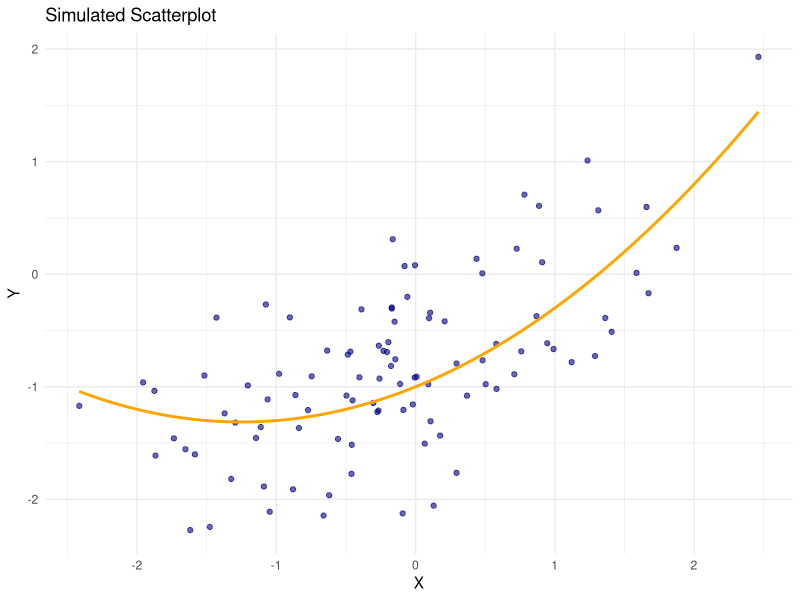
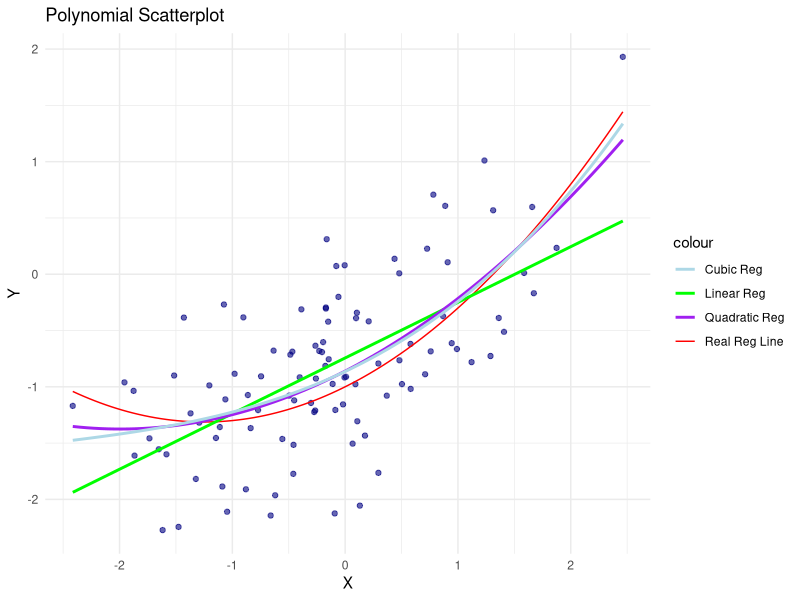
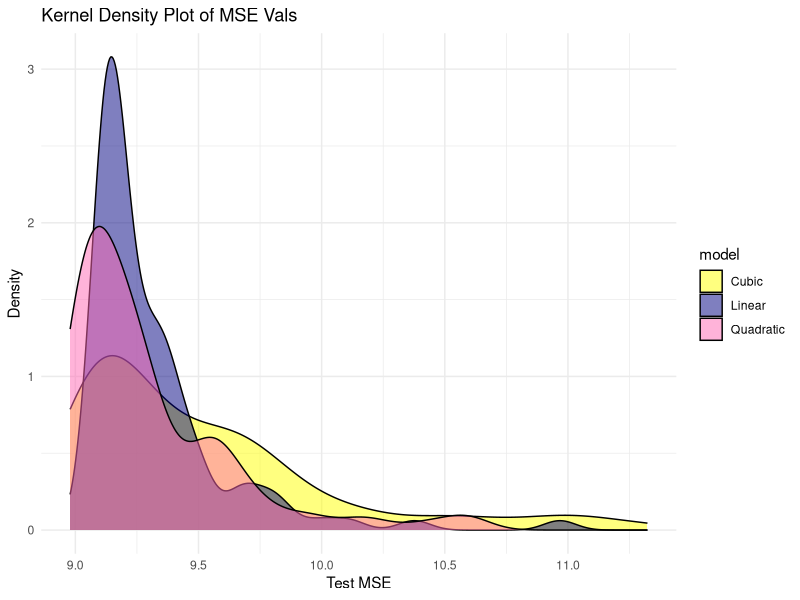
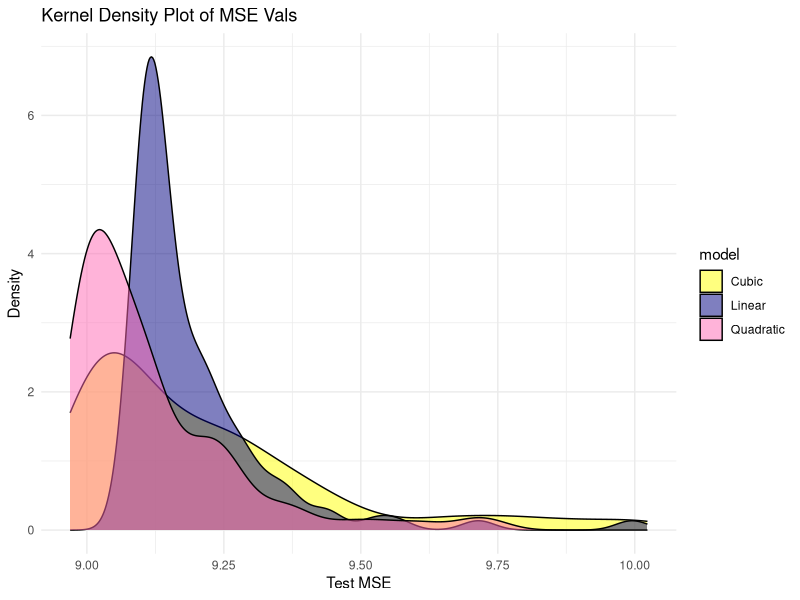

Generate these figures, in order, with R:
## ---- chunk 1
#| include: false
# Set global configurations and settings here
knitr::opts_chunk$set()                 # set global chunk options
ggplot2::theme_set(ggplot2::theme_bw()) # set ggplot2 theme
## ---- chunk 2
#| message: false
#| warning: false
library(tidyverse) # functions for data manipulation
## ---- chunk 3
n_samps <- 100 
st_dev <- 0.5     

gen_data <- tibble(
  x = rnorm(n_samps, mean = 0, sd = 1),           
  err = rnorm(n_samps, mean = 0, sd = st_dev), 
  y = -1 + 0.5 * x + 0.2 * x^2 + err
) %>%
  select(-err)

print(gen_data)
## ---- chunk 4
set.seed(611)

n_samps2 <- 100
st_dev2 <- 3

gen_data2 <- tibble(
  x = rnorm(n_samps, mean = 0, sd = 1),           
  err = rnorm(n_samps, mean = 0, sd = st_dev), 
  y = -1 + 0.5 * x + 0.2 * x^2 + err
) %>%
  select(-err)

ggplot(gen_data2, aes(x = x, y = y)) +
  geom_point(alpha = 0.6, color = "navy") + 
  stat_function(fun = function(x) -1 + 0.5 * x + 0.2 * x^2, 
                color = "orange", size = 1) +
  labs(title = "Simulated Scatterplot",
       x = "X", y = "Y") +
  theme_minimal()
## ---- chunk 5
lin_m <- lm(y ~ x, data = gen_data)
quad_m <- lm(y ~ poly(x, 2, raw = TRUE), data = gen_data)
cube_m <- lm(y ~ poly(x, 3, raw = TRUE), data = gen_data)

ggplot(gen_data2, aes(x = x, y = y)) +
  geom_point(alpha = 0.6, color = "navy") + 
  stat_function(fun = function(x) -1 + 0.5 * x + 0.2 * x^2, 
                aes(color = "Real Reg Line")) + 
  stat_smooth(method = "lm", formula = y ~ x, aes(color = "Linear Reg"), se = FALSE) +
  stat_smooth(method = "lm", formula = y ~ poly(x, 2, raw = TRUE), aes(color = "Quadratic Reg"), se = FALSE) +
  stat_smooth(method = "lm", formula = y ~ poly(x, 3, raw = TRUE), aes(color = "Cubic Reg"), se = FALSE) +
  labs(title = "Polynomial Scatterplot",
       x = "X", y = "Y") +
  theme_minimal() + scale_color_manual(values = c("Real Reg Line" = "red", 
                                "Linear Reg" = "green", 
                                "Quadratic Reg" = "purple", 
                                "Cubic Reg" = "lightblue"))
## ---- chunk 6
set.seed(612)

n_test <- 10000
st_dev <- 3

testing <- tibble(
  x = rnorm(n_test, mean = 0, sd = 1),
  err = rnorm(n_test, mean = 0, sd = st_dev),
  y = -1 + 0.5 * x + 0.2 * x^2 + err) %>%
  select(-err)

testing <- testing %>%
  mutate(pred_linear = predict(lin_m, newdata = testing),
    pred_quad = predict(quad_m, newdata = testing),
    pred_cubic = predict(cube_m, newdata = testing))

linear_mse <- mean((testing$y - testing$pred_linear)^2)
quad_mse <- mean((testing$y - testing$pred_quad)^2)
cubic_mse <- mean((testing$y - testing$pred_cubic)^2)

cat("Linear Model MSE:", linear_mse, "\n")
cat("Quadratic Model MSE:", quad_mse, "\n")
cat("Cubic Model MSE:", cubic_mse, "\n")
## ---- chunk 7
testing2 <- testing %>%
  mutate(Y_real = -1 + 0.5 * x + 0.2 * x^2)

mse_actual <- mean((testing2$y - testing2$Y_real)^2)
cat("Best achievable MSE", mse_actual, "\n")

## ---- chunk 8
set.seed(613)

n_samps <- 100      
st_dev <- 3          
n_training <- 100

linear_mse <- numeric(n_training)
quad_mse <- numeric(n_training)
cubic_mse <- numeric(n_training)

# run 100 times
for (i in 1:n_training) {
  training <- tibble(
    x = rnorm(n_samps, mean = 0, sd = 1),
    err = rnorm(n_samps, mean = 0, sd = st_dev),
    y = -1 + 0.5 * x + 0.2 * x^2 + err) %>%
    select(-err)
  
  lin_m <- lm(y ~ x, data = training)
  quad_m <- lm(y ~ poly(x, 2), data = training)
  cube_m <- lm(y ~ poly(x, 3), data = training)

# all MSE's
  linear_mse[i] <- mean((testing$y - predict(lin_m, newdata = testing))^2)
  quad_mse[i] <- mean((testing$y - predict(quad_m, newdata = testing))^2)
  cubic_mse[i] <- mean((testing$y - predict(cube_m, newdata = testing))^2)
}

cat("Avg MSE - Linear Model:", mean(linear_mse), "\n")
cat("Avg MSE - Quad Model:", mean(quad_mse), "\n")
cat("Avg MSE - Cubic Model:", mean(cubic_mse), "\n")

mse_results <- tibble(
  model = c(rep("Linear", n_training), rep("Quadratic", n_training), rep("Cubic", n_training)),
  test_MSE = c(linear_mse, quad_mse, cubic_mse))

mse_summary <- mse_results %>%
  group_by(model) %>%
  summarize(
    Mean_MSE = mean(test_MSE),
    SD_MSE = sd(test_MSE),
    Min_MSE = min(test_MSE),
    Max_MSE = max(test_MSE))

print(mse_summary)
## ---- chunk 9
ggplot(mse_results, aes(x = test_MSE, fill = model)) +
  geom_density(alpha = 0.5) +
  labs(title = "Kernel Density Plot of MSE Vals",
       x = "Test MSE",
       y = "Density") +
  theme_minimal() +
  scale_fill_manual(values = c("Linear" = "navy", "Quadratic" = "hotpink", "Cubic" = "yellow"))
## ---- chunk 10
mse_counttable <- tibble(
  round = 1:n_training,
  linear_m_mse = linear_mse,
  quad_m_mse = quad_mse,
  cubic_m_mse = cubic_mse)

count_model_win <- mse_counttable %>%
  mutate(model_win = case_when(
    linear_m_mse < quad_m_mse & linear_m_mse < cubic_m_mse ~ "Linear",
    quad_m_mse < linear_m_mse & quad_m_mse < cubic_m_mse ~ "Quadratic",
    cubic_m_mse < linear_m_mse & cubic_m_mse < quad_m_mse ~ "Cubic",
  )) %>%
  count(model_win)

print(count_model_win)
## ---- chunk 11
perform_model <- function(n_samps, st_dev, testing) {
  set.seed(613)

n_training <- 100

linear_mse <- numeric(n_training)
quad_mse <- numeric(n_training)
cubic_mse <- numeric(n_training)

# run 100 times
for (i in 1:n_training) {
  training <- tibble(
    x = rnorm(n_samps, mean = 0, sd = 1),
    err = rnorm(n_samps, mean = 0, sd = st_dev),
    y = -1 + 0.5 * x + 0.2 * x^2 + err) %>%
    select(-err)
  
  lin_m <- lm(y ~ x, data = training)
  quad_m <- lm(y ~ poly(x, 2), data = training)
  cube_m <- lm(y ~ poly(x, 3), data = training)

# all MSE's
  linear_mse[i] <- mean((testing$y - predict(lin_m, newdata = testing))^2)
  quad_mse[i] <- mean((testing$y - predict(quad_m, newdata = testing))^2)
  cubic_mse[i] <- mean((testing$y - predict(cube_m, newdata = testing))^2)
}

cat("Avg MSE - Linear Model:", mean(linear_mse), "\n")
cat("Avg MSE - Quad Model:", mean(quad_mse), "\n")
cat("Avg MSE - Cubic Model:", mean(cubic_mse), "\n")

mse_results <- tibble(
  model = c(rep("Linear", n_training), rep("Quadratic", n_training), rep("Cubic", n_training)),
  test_MSE = c(linear_mse, quad_mse, cubic_mse))

mse_summary <- mse_results %>%
  group_by(model) %>%
  summarize(
    Mean_MSE = mean(test_MSE),
    SD_MSE = sd(test_MSE),
    Min_MSE = min(test_MSE),
    Max_MSE = max(test_MSE))

mse_counttable <- tibble(
  round = 1:n_training,
  linear_m_mse = linear_mse,
  quad_m_mse = quad_mse,
  cubic_m_mse = cubic_mse)

count_model_win <- mse_counttable %>%
  mutate(model_win = case_when(
    linear_m_mse < quad_m_mse & linear_m_mse < cubic_m_mse ~ "Linear",
    quad_m_mse < linear_m_mse & quad_m_mse < cubic_m_mse ~ "Quadratic",
    cubic_m_mse < linear_m_mse & cubic_m_mse < quad_m_mse ~ "Cubic",
  )) %>%
  count(model_win)

err_plot <- ggplot(mse_results, aes(x = test_MSE, fill = model)) +
  geom_density(alpha = 0.5) +
  labs(title = "Kernel Density Plot of MSE Vals",
       x = "Test MSE",
       y = "Density") +
  theme_minimal() +
  scale_fill_manual(values = c("Linear" = "navy", "Quadratic" = "hotpink", "Cubic" = "yellow"))

return(err_plot)

return(count_model_win)

return(mse_summary)
}

final <- perform_model(n_samps = 100, st_dev = 2, testing = testing)
print(final)

## ---- chunk 12
set.seed(612)
n_samps4 <- 10000
st_dev4 <- 2

testing <- tibble(
  X = rnorm(n_samps4, mean = 0, sd = 1),
  err = rnorm(n_samps4, mean = 0, sd = st_dev4),
  Y = -1 + 0.5 * X + 0.2 * X^2 + err) %>%
  select(-err)

set.seed(613)
n_samps <- 100  
st_dev4 <- 2  
n_training <- 100

mse_linear <- numeric(n_training)
mse_quadratic <- numeric(n_training)
mse_cubic <- numeric(n_training)

# run 100 rounds
for (i in 1:n_training) {
  # new training data: stdev = 2
  training <- tibble(
    X = rnorm(n_samps, mean = 0, sd = 1),
    err = rnorm(n_samps, mean = 0, sd = st_dev4),
    Y = -1 + 0.5 * X + 0.2 * X^2 + err) %>%
    select(-err)
  
  linear_m2 <- lm(Y ~ X, data = training)
  quad_m2 <- lm(Y ~ poly(X, 2), data = training)
  cubic_m2 <- lm(Y ~ poly(X, 3), data = training)
  
  # all new MSE calcs
  mse_linear[i] <- mean((testing$Y - predict(linear_m2, newdata = testing))^2)
  mse_quadratic[i] <- mean((testing$Y - predict(quad_m2, newdata = testing))^2)
  mse_cubic[i] <- mean((testing$Y - predict(cubic_m2, newdata = testing))^2)
}

mse_record <- tibble(
  round = 1:n_training,
  linear_mse = mse_linear,
  quad_mse = mse_quadratic,
  cubic_mse = mse_cubic
)

best_model_counts <- mse_record %>%
  mutate(model_win = case_when(
    linear_mse < quad_mse & linear_mse < cubic_mse ~ "Linear",
    quad_mse < linear_mse & quad_mse < cubic_mse ~ "Quadratic",
    cubic_mse < linear_mse & cubic_mse < quad_mse ~ "Cubic", )) %>%
  count(model_win)

print(count_model_win)
   
## ---- chunk 13
set.seed(612)
n_samps4 <- 10000
st_dev4 <- 2

testing <- tibble(
  X = rnorm(n_samps4, mean = 0, sd = 1),
  err = rnorm(n_samps4, mean = 0, sd = st_dev4),
  Y = -1 + 0.5 * X + 0.2 * X^2 + err
) %>%
  select(-err)

## ---- chunk 14
set.seed(613)
n_samps <- 100  
st_dev4 <- 2  
n_training <- 100

mse_linear <- numeric(n_training)
mse_quadratic <- numeric(n_training)
mse_cubic <- numeric(n_training)

# run 100 rounds
for (i in 1:n_training) {
  # new training data: stdev = 2
  training <- tibble(
    X = rnorm(n_samps, mean = 0, sd = 1),
    err = rnorm(n_samps, mean = 0, sd = st_dev4),
    Y = -1 + 0.5 * X + 0.2 * X^2 + err
  ) %>%
    select(-err)
  
  linear_m2 <- lm(Y ~ X, data = training)
  quad_m2 <- lm(Y ~ poly(X, 2), data = training)
  cubic_m2 <- lm(Y ~ poly(X, 3), data = training)
  
  # all new MSE calcs
  mse_linear[i] <- mean((testing$Y - predict(linear_m2, newdata = testing))^2)
  mse_quadratic[i] <- mean((testing$Y - predict(quad_m2, newdata = testing))^2)
  mse_cubic[i] <- mean((testing$Y - predict(cubic_m2, newdata = testing))^2)
}

mse_record <- tibble(
  round = 1:n_training,
  linear_mse = mse_linear,
  quad_mse = mse_quadratic,
  cubic_mse = mse_cubic
)

best_model_counts <- mse_record %>%
  mutate(model_win = case_when(
    linear_mse < quad_mse & linear_mse < cubic_mse ~ "Linear",
    quad_mse < linear_mse & quad_mse < cubic_mse ~ "Quadratic",
    cubic_mse < linear_mse & cubic_mse < quad_mse ~ "Cubic", )) %>%
  count(model_win)

print(count_model_win)
   
